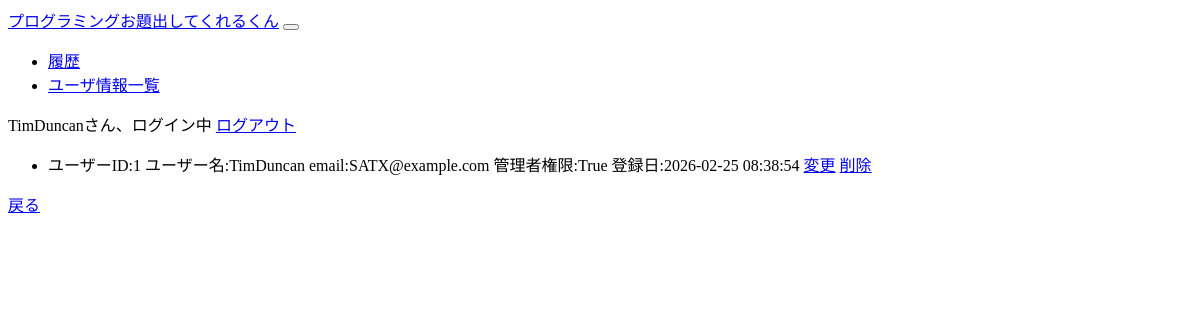
The page /auth/user_list (signed in) on the database as committed earlier.
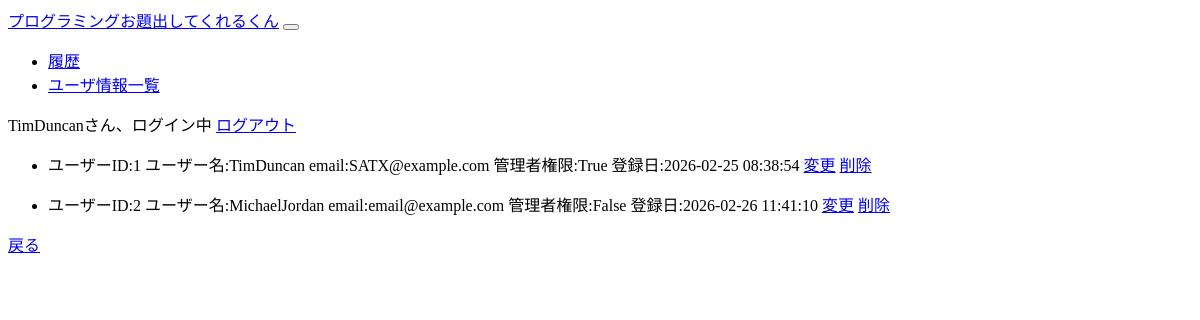
The same page on the database as committed later.
### models.py (models this page shows, shortened)
class User(db.Model, UserMixin):
    __tablename__ = "account" # テーブル名
    user_id = db.Column(db.Integer, primary_key=True, autoincrement=True) # ID(PK)
    user_name = db.Column(db.String(30), unique=True, nullable=False) # ユーザ名
    email = db.Column(db.String(50), unique=True, nullable=False)
    password = db.Column(db.String(30), nullable=False) # パスワード
    is_admin = db.Column(db.Boolean, default=True, nullable=False) # 管理者権限の有無
    sign_up_date = db.Column(db.DateTime, server_default=db.func.now()) # 登録日

### auth/views.py (the view)
@auth_bp.route("/user_list", )
@login_required
def show_user_list():
    users = User.query.filter_by().all()
    return render_template("auth/user_list.html", users=users)

### app.py (called while the page is built)
@login_manaagaer.user_loader
def load_user(user_id):
    return User.query.get(int(user_id))

### templates/auth/user_list.html
{% extends "base.html" %}
{% block content %}
    {% for user in users %}
        <ul>
            <li>
                ユーザーID:{{ user.user_id }}
                ユーザー名:{{ user.user_name }}
                email:{{user.email }}
                管理者権限:{{ user.is_admin }}
                登録日:{{ user.sign_up_date }}
                <a href="{{ url_for('auth.update', user_id=user.user_id) }}" class="btn btn-outline-primary btn-sm">変更</a>
                <a href="{{ url_for('auth.delete', user_id=user.user_id) }}" class="btn btn-outline-danger btn-sm">削除</a>
            </li>
        </ul>
    {% endfor %}
{% endblock content %}

### templates/base.html (shortened to what this page needs)
{% block header %}
    <head>
    </head>
{% endblock header %}
<body>
    {% if current_user.is_authenticated %}
        <nav>
            <div>
                <a href="{{ url_for('presentation.presentation') }}">プログラミングお題出してくれるくん</a>
                <button>
                </button>
                <div>
                    <ul>
                        <li>
                            <a class="nav-link" href="{{ url_for('presentation.show_history') }}">履歴</a>
                        </li>
                        <li>
                            {% if current_user.is_admin %}
                                <a class="nav-link" href="{{ url_for('auth.show_user_list') }}">ユーザ情報一覧</a>
                            {% endif %}
                        </li>
                    </ul>
                </div>
                <div>
                    <span>{{ current_user.user_name }}さん、ログイン中</span>
                    <a href="{{ url_for('auth.logout') }}">ログアウト</a>
                </div>
            </div>
        </nav>
    {% endif %}
    <div>
        {% block content %}{% endblock content %}
        <a href="{{ url_for('presentation.presentation') }}">戻る</a>
    </div>
</body>
</html>

Rows that differ between the two databases and show on the page:
added User: user_id "2", user_name "MichaelJordan", email "email@example.com", is_admin "False", sign_up_date "2026-02-26 11:41:10"
